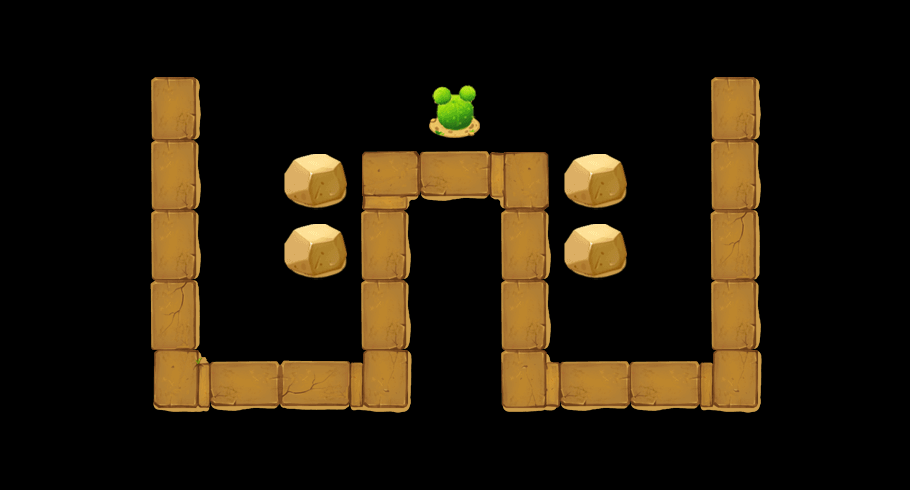

This game map was drawn from its Tiled (.tmx) file and the tilesets committed beside it. A one-line description and the trimmed map source follow:
An orthogonal 13x7 tile map with 70x70 px tiles, 2 tile layers (content, things) and 11 objects (way1_0, way1_2, way1_3, way1_4, way1_5, ...).

<map version="1.0" orientation="orthogonal" width="13" height="7" tilewidth="70" tileheight="70">
 <tileset firstgid="1" name="theme3Tiles" tilewidth="70" tileheight="70" spacing="2" margin="2">
  <image source="theme1Tiles.png" width="512" height="512" />
  <tile id="4">
   <properties>
    <property name="thingIdx" value="303" />
   </properties>
  </tile>
  <tile id="6">
   <properties>
    <property name="thingIdx" value="107" />
   </properties>
  </tile>
  <tile id="7">
   <properties>
    <property name="thingIdx" value="401" />
   </properties>
  </tile>
  <tile id="9">
   <properties>
    <property name="thingIdx" value="206" />
   </properties>
  </tile>
  <tile id="10">
   <properties>
    <property name="thingIdx" value="207" />
   </properties>
  </tile>
  <tile id="11">
   <properties>
    <property name="thingIdx" value="304" />
   </properties>
  </tile>
  <tile id="13">
   <properties>
    <property name="thingIdx" value="112" />
   </properties>
  </tile>
  <tile id="14">
   <properties>
    <property name="thingIdx" value="109" />
   </properties>
  </tile>
  <tile id="15">
   <properties>
    <property name="thingIdx" value="108" />
   </properties>
  </tile>
  <tile id="19">
   <properties>
    <property name="thingIdx" value="111" />
   </properties>
  </tile>
  <tile id="20">
   <properties>
    <property name="thingIdx" value="110" />
   </properties>
  </tile>
  <tile id="21">
   <properties>
    <property name="blank" value="1" />
   </properties>
  </tile>
  <tile id="22">
   <properties>
    <property name="way" value="1" />
   </properties>
  </tile>
  <tile id="23">
   <properties>
    <property name="way" value="1" />
   </properties>
  </tile>
  <tile id="24">
   <properties>
    <property name="way" value="1" />
   </properties>
  </tile>
  <tile id="25">
   <properties>
    <property name="way" value="1" />
   </properties>
  </tile>
  <tile id="26">
   <properties>
    <property name="way" value="1" />
   </properties>
  </tile>
  <tile id="27">
   <properties>
    <property name="way" value="1" />
   </properties>
  </tile>
  <tile id="28">
   <properties>
    <property name="way" value="1" />
   </properties>
  </tile>
  <tile id="29">
   <properties>
    <property name="way" value="1" />
   </properties>
  </tile>
  <tile id="30">
   <properties>
    <property name="way" value="1" />
   </properties>
  </tile>
  <tile id="31">
   <properties>
    <property name="way" value="1" />
   </properties>
  </tile>
  <tile id="32">
   <properties>
    <property name="way" value="1" />
   </properties>
  </tile>
  <tile id="33">
   <properties>
    <property name="way" value="1" />
   </properties>
  </tile>
  <tile id="34">
   <properties>
    <property name="way" value="1" />
   </properties>
  </tile>
  <tile id="35">
   <properties>
    <property name="way" value="1" />
   </properties>
  </tile>
  <tile id="36">
   <properties>
    <property name="way" value="1" />
   </properties>
  </tile>
  <tile id="37">
   <properties>
    <property name="way" value="1" />
   </properties>
  </tile>
 </tileset>
 <layer name="content" width="13" height="7">
  <data>[91 cells, 23 non-empty, 7 distinct tile ids]</data>
 </layer>
 <layer name="things" width="13" height="7">
  <data>[91 cells, 5 non-empty, 2 distinct tile ids]</data>
 </layer>
 <objectgroup name="objs" width="13" height="7">
  <object name="way1_0" x="160" y="92" width="23" height="29" />
  <object name="way1_2" x="383" y="384" />
  <object name="way1_3" x="387" y="171" />
  <object name="way1_4" x="525" y="172" />
  <object name="way1_5" x="521" y="378" />
  <object name="way1_6" x="738" y="384" />
  <object name="way1_7" x="730" y="104" />
  <object x="184" y="387" width="3" />
  <object name="way1_1" x="175" y="382" />
  <object name="hero" x="665" y="380" />
  <object name="preTower" x="246" y="245">
   <properties>
    <property name="level" value="1" />
    <property name="towerIdx" value="1" />
   </properties>
  </object>
 </objectgroup>
</map>
